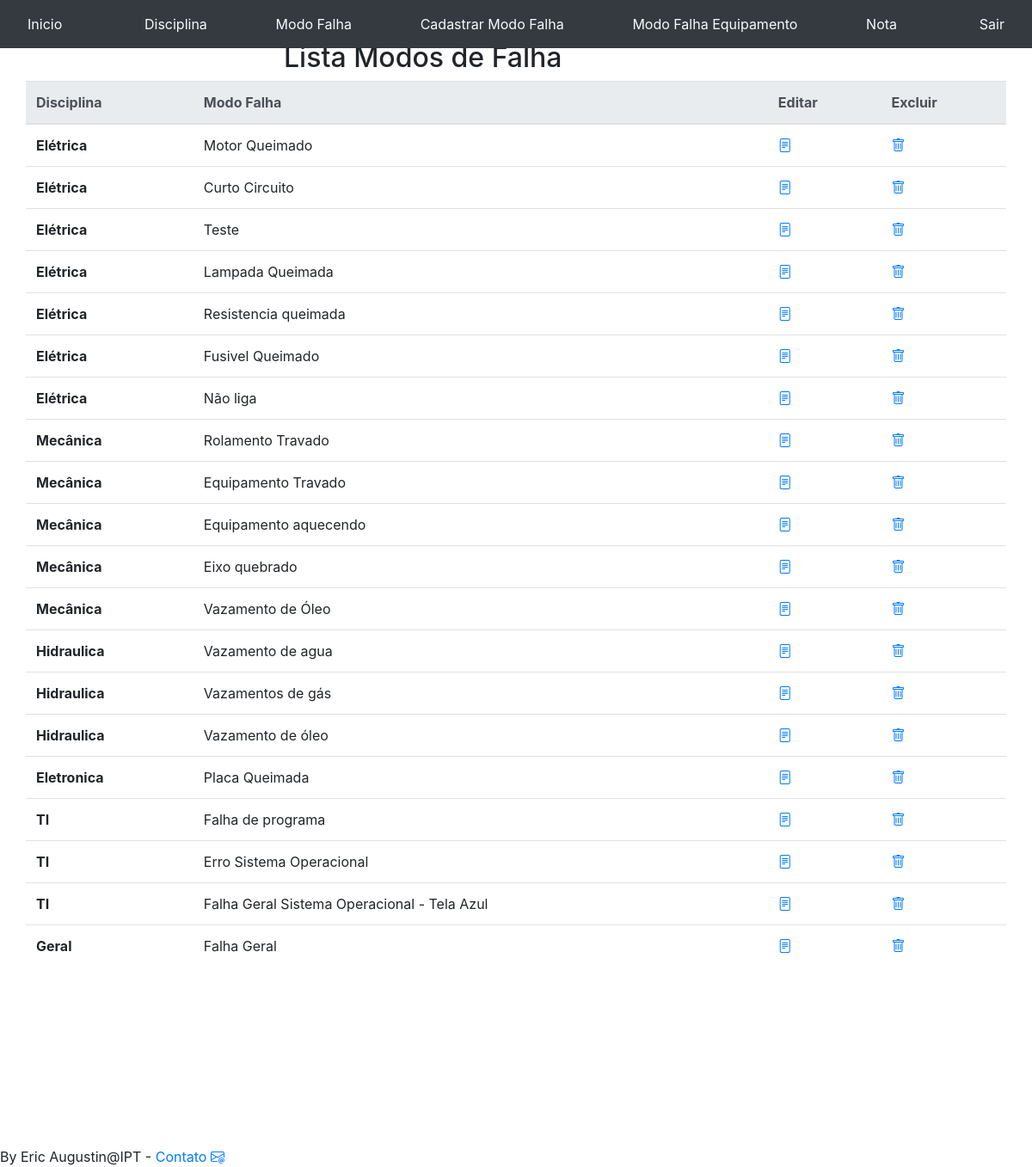
The app's page /notas/exibirModoFalha/ (signed in) with its own data.
### notas/models.py (models this page shows, shortened)
class Modo_Falha (models.Model):
    disciplina=models.ForeignKey(Disciplina, on_delete=models.DO_NOTHING)
    modo_falha=models.CharField(max_length=50)
    class Meta:
        ordering = ['disciplina']

class Disciplina(models.Model):
    disciplina=models.CharField(max_length=50)
    def __str__(self):
        return str(self.disciplina)

### notas/views.py (the view)
# urls.py: path('exibirModoFalha/', views.exibirModoFalha, name='exibirModoFalha'),
def exibirModoFalha(request):
    if not request.session.get('usuario'):
        return redirect('/auth/login/?status=2')
    modosFalha=Modo_Falha.objects.all()
    return render(request, "exibirModosFalha.html", {'modosFalha':modosFalha,'status':0})

### notas/templates/exibirModosFalha.html (shortened to what this page needs)
{% extends 'base.html'%}
{% block 'menu' %}
{% include 'menunotamodofalha.html' %}
{% endblock %}
{% block 'conteudo'%}
<div class ='container'>
  <div class='row'>
      <div class='col-md-3'>
      </div>
      <div class="col-md">
        <br>
        <br>
        <h2 class="sticky-top">Lista Modos de Falha</h2>
      </div>
    <div class="table-responsive" style="max-height: 75vh;">
    <table class="table table-hover" >
      <thead class="thead-light sticky-top" >
          <tr>
            <th scope="col">Disciplina</th>
            <th scope="col">Modo Falha</th>
            <th scope="col">Editar</th>
            <th scope="col">Excluir</th>
        </tr>
        </thead>
        <tbody style="overflow: auto;" >
            {% for modofalha in modosFalha %}
            <tr>
            <th scope="row">{{modofalha.disciplina}}</th>
            <td>{{ modofalha.modo_falha }}</td>
            <td><a href="{% url 'editarModoFalha' %}?id={{ modofalha.id }}"><i class="bi bi-file-text"></i></a></td>
            <td><a href="{% url 'excluirModoFalha' %}?id={{ modofalha.id }}&excluir=1"><i class="bi bi-trash"></i></a></td>
          </tr>
          {% endfor %}
        </tbody>
      </table>
      </div>
    </div>
    <br>
</div>
{% endblock %}

### records on screen
Modo_Falha: disciplina "Elétrica", modo_falha "Motor Queimado"
Modo_Falha: disciplina "Elétrica", modo_falha "Curto Circuito"
Modo_Falha: disciplina "Elétrica", modo_falha "Teste"
Modo_Falha: disciplina "Elétrica", modo_falha "Lampada Queimada"
Modo_Falha: disciplina "Elétrica", modo_falha "Resistencia queimada"
Modo_Falha: disciplina "Elétrica", modo_falha "Fusivel Queimado"
Modo_Falha: disciplina "Elétrica", modo_falha "Não liga"
Modo_Falha: disciplina "Mecânica", modo_falha "Rolamento Travado"
Modo_Falha: disciplina "Mecânica", modo_falha "Equipamento Travado"
Modo_Falha: disciplina "Mecânica", modo_falha "Equipamento aquecendo"
Modo_Falha: disciplina "Mecânica", modo_falha "Eixo quebrado"
Modo_Falha: disciplina "Mecânica", modo_falha "Vazamento de Óleo"
Modo_Falha: disciplina "Hidraulica", modo_falha "Vazamento de agua"
Modo_Falha: disciplina "Hidraulica", modo_falha "Vazamentos de gás"
Modo_Falha: disciplina "Hidraulica", modo_falha "Vazamento de óleo"
Modo_Falha: disciplina "Eletronica", modo_falha "Placa Queimada"
Modo_Falha: disciplina "TI", modo_falha "Falha de programa"
Modo_Falha: disciplina "TI", modo_falha "Erro Sistema Operacional"
Modo_Falha: disciplina "TI", modo_falha "Falha Geral Sistema Operacional - Tela Azul"
Modo_Falha: disciplina "Geral", modo_falha "Falha Geral"
